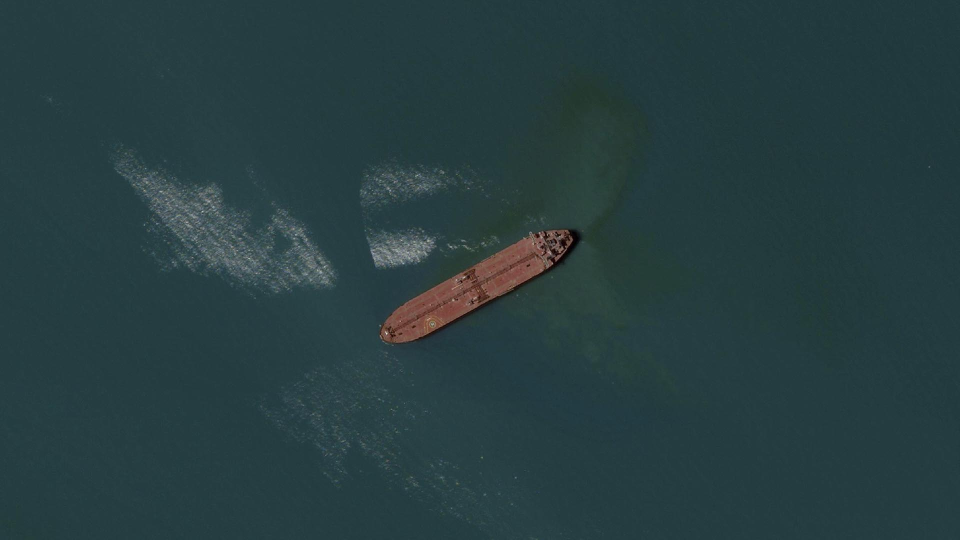
#> input picture images/Image20260526184702.jpg, 1920 x 1080 px (shown at 1/2 size)
$ python -i detection.py   (imports and definitions only)
#> lines starting #> are read from the running program, lines starting #| are printed output that depends on the picture; after the words box and inside, x2 and y2 are one past the last pixel; in counts of white or black regions, pixels touching at a corner belong together
"""Part A — OpenCV-based ship detection helpers."""

from __future__ import annotations

import cv2
import numpy as np

COLORS = [
    "#FF4444",
    "#44FF88",
    "#4488FF",
    "#FFAA00",
    "#FF44FF",
    "#00FFFF",
    "#FF8800",
    "#88FF00",
    "#FF0088",
    "#00FF88",
    "#8800FF",
    "#FFFF00",
    "#00FFFF",
    "#FF4444",
    "#44FF88",
    "#4488FF",
]


# [116 lines left out: functions detect_ships, auto_params, crop_ship, not called in this run]


def nms_ships(ships: list[dict], iou_thresh: float = 0.3) -> list[dict]:
    """Non-maximum suppression: discard bboxes with IoU > iou_thresh."""
    if len(ships) < 2:
        return ships
    keep = []
    used: set[int] = set()
    for i, a in enumerate(ships):
        if i in used:
            continue
        xa, ya, wa, ha = a["bbox"]
        for j, b in enumerate(ships[i + 1 :], i + 1):
            xb, yb, wb, hb = b["bbox"]
            ix = max(0, min(xa + wa, xb + wb) - max(xa, xb))
            iy = max(0, min(ya + ha, yb + hb) - max(ya, yb))
            inter = ix * iy
            union = wa * ha + wb * hb - inter
            if union > 0 and inter / union > iou_thresh:
                used.add(j)
        keep.append(a)
    for i, ship in enumerate(keep):
        ship["id"] = i + 1
        ship["label"] = f"Ship {i + 1}"
    return keep


# [45 lines left out: function auto_params_v2, not called in this run]


def detect_ships_v2(
    img_rgb: np.ndarray,
    min_area: float = 250,
    max_area: float = 8300,
    min_aspect: float = 1.0,
    max_aspect: float = 16.50,
    use_sat: bool = False,
    use_canny: bool = True,
    use_lab: bool = True,
    kernel_open: int = 3,
    kernel_close: int = 7,
    nms_iou: float = 0.6,
) -> tuple[list[dict], np.ndarray]:
    """
    Improved ship detection pipeline v2.

    Changes vs v1
    -------------
    - CLAHE + Otsu instead of fixed-percentile threshold
    - Canny edge detection combined with the brightness mask
    - Asymmetric morphological kernels (open < close) + final dilate
    - Cloud / neutral-background exclusion via LAB colour space
    - NMS to remove duplicate bounding boxes for the same ship
    """
#> called with min_area = 250, max_area = 8300, min_aspect = 1, max_aspect = 16.5, use_sat = False, use_canny = True, use_lab = True, kernel_open = 3
    img_bgr = cv2.cvtColor(img_rgb, cv2.COLOR_RGB2BGR)
#> img_bgr is the input picture: shape (1080, 1920, 3); mean B, G, R 64.7, 61.8, 39.1
    hsv = cv2.cvtColor(img_bgr, cv2.COLOR_BGR2HSV)
#> hsv: shape (1080, 1920, 3); mean H, S, V 91.7, 107.1, 65.8
    v = hsv[:, :, 2]
    s = hsv[:, :, 1]

    clahe = cv2.createCLAHE(clipLimit=2.0, tileGridSize=(8, 8))
    v_eq = clahe.apply(v)
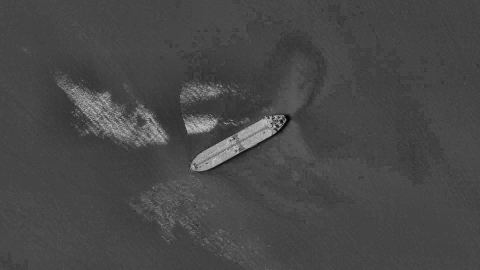
#> v_eq: shape (1080, 1920) (shown at 1/4 size); min 1, max 255, mean 71.5
    _, mask_v = cv2.threshold(v_eq, 0, 255, cv2.THRESH_BINARY + cv2.THRESH_OTSU)
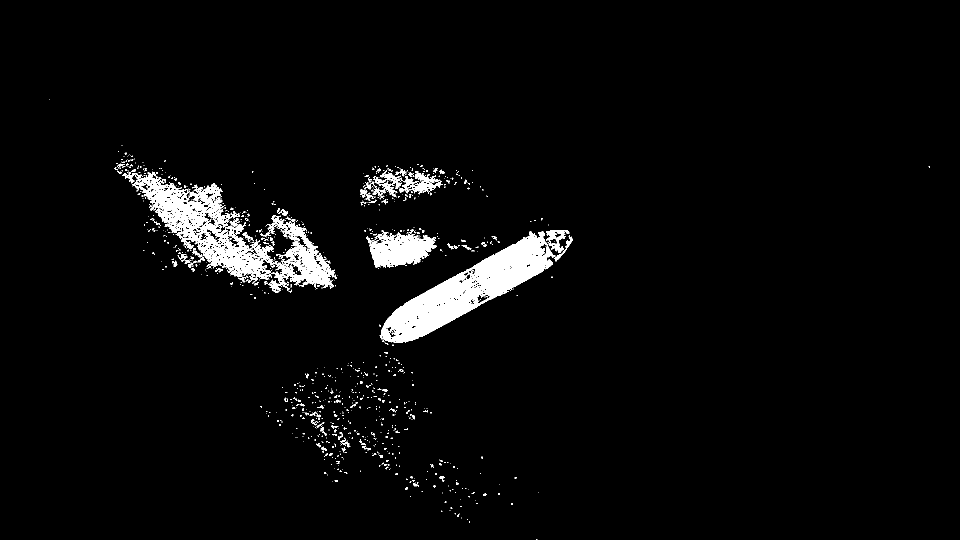
#> mask_v: shape (1080, 1920) (shown at 1/2 size); 3.3% white; 1015 white regions (908 under 20 px), largest, box (x1, y1, x2, y2) and area: (759, 463, 1145, 686) 25719, (245, 338, 674, 586) 25594, (739, 460, 873, 536) 6047

    if use_sat:
        thresh_s = np.percentile(s.astype(float), 92)
        mask_s = (s > thresh_s).astype(np.uint8) * 255
        mask = cv2.bitwise_or(mask_v, mask_s)
    else:
        mask = mask_v

    if use_canny:
        blur = cv2.GaussianBlur(v, (5, 5), 0)
        edges = cv2.Canny(blur, 30, 100)
#> edges: shape (1080, 1920); 0.95% white in thin lines or dots, all inside (x1, y1, x2, y2) = (227, 305, 1861, 1019)
        mask = cv2.bitwise_or(mask, edges)
#> mask: shape (1080, 1920); 3.6% white; 907 white regions (807 under 20 px), largest, box (x1, y1, x2, y2) and area: (227, 333, 674, 586) 28408, (759, 459, 1146, 690) 28073, (733, 456, 874, 536) 6476

    if use_lab:
        lab = cv2.cvtColor(img_bgr, cv2.COLOR_BGR2LAB)
#> lab: shape (1080, 1920, 3); mean of channels 0, 1, 2 62.3, 120.2, 123.6
        a_ch = lab[:, :, 1].astype(int)
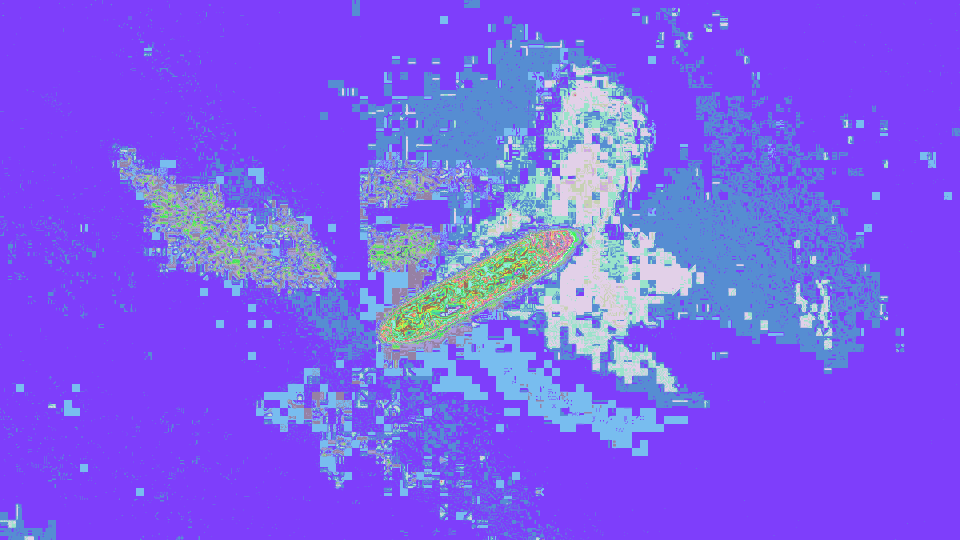
#> a_ch: shape (1080, 1920) int64 (shown at 1/2 size); 43 distinct labels, from 113 to 155; one colour per label, 0 black
        b_ch = lab[:, :, 2].astype(int)
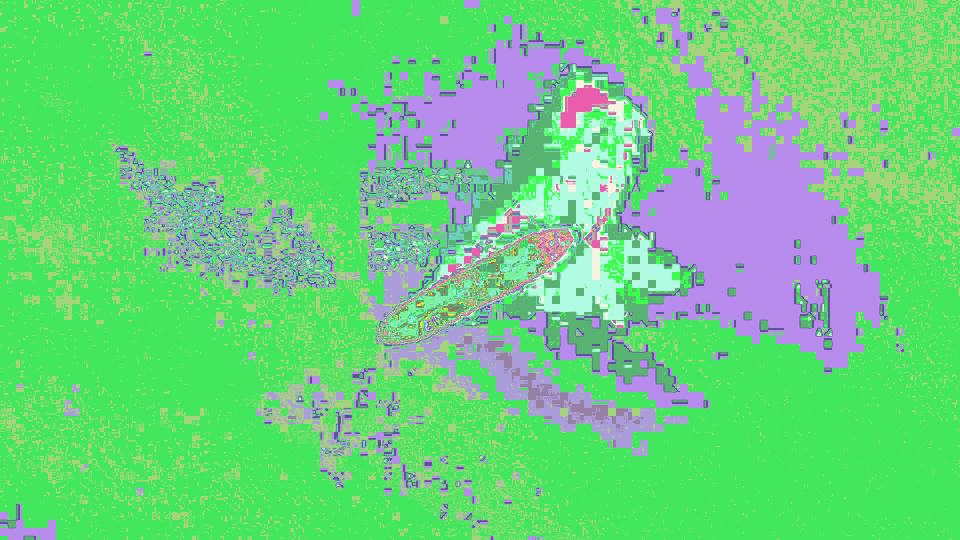
#> b_ch: shape (1080, 1920) int64 (shown at 1/2 size); 47 distinct labels, from 111 to 157; one colour per label, 0 black
        color_score = np.abs(a_ch - 128) + np.abs(b_ch - 128)
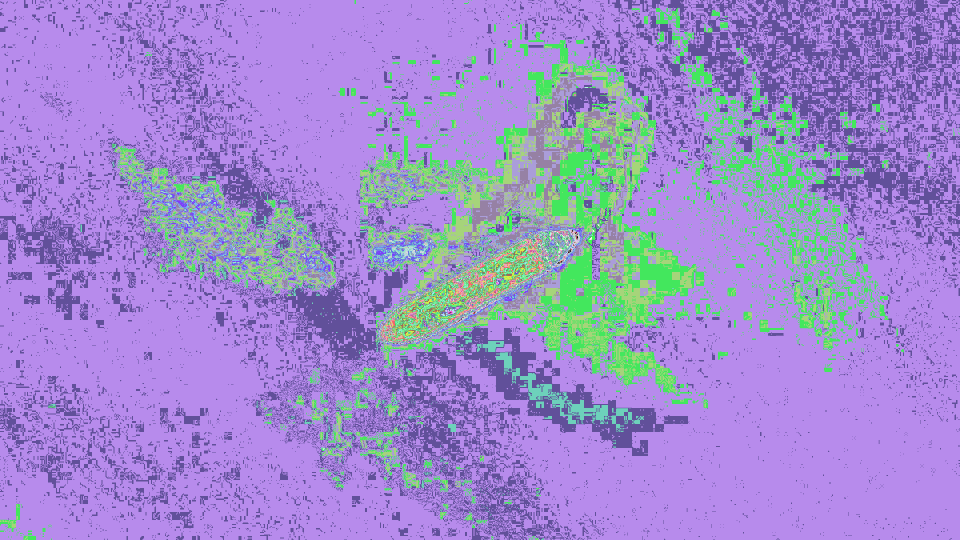
#> color_score: shape (1080, 1920) int64 (shown at 1/2 size); 44 distinct labels, from 0 to 43; one colour per label, 0 black
        mask_color = (color_score > 12).astype(np.uint8) * 255
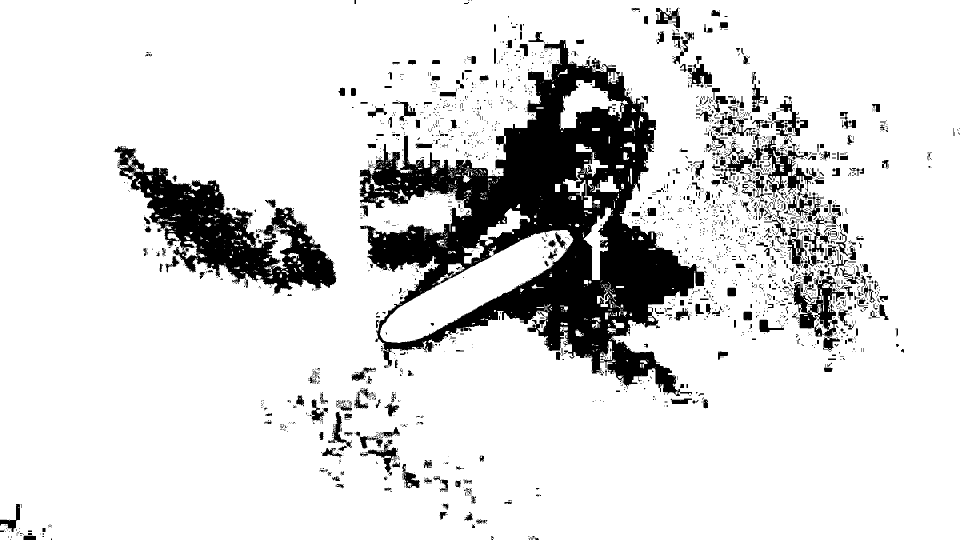
#> mask_color: shape (1080, 1920) (shown at 1/2 size); 85.9% white; 2454 black regions (2056 under 20 px), largest, box (x1, y1, x2, y2) and area: (719, 80, 1409, 792) 179351, (227, 292, 673, 589) 42981, (1423, 237, 1682, 512) 10622
        mask = cv2.bitwise_and(mask, mask_color)
#> mask: shape (1080, 1920); 1.7% white; 1159 white regions (1052 under 20 px), largest, box (x1, y1, x2, y2) and area: (760, 464, 1107, 686) 25699, (1091, 460, 1146, 523) 1300, (531, 566, 554, 577) 110

    k_open = np.ones((kernel_open, kernel_open), np.uint8)
    k_close = np.ones((kernel_close, kernel_close), np.uint8)
    mask = cv2.morphologyEx(mask, cv2.MORPH_OPEN, k_open)
#> mask: shape (1080, 1920); 1.4% white; 144 white regions (109 under 20 px), largest, box (x1, y1, x2, y2) and area: (762, 465, 1105, 686) 25222, (1092, 460, 1132, 481) 489, (1102, 483, 1128, 506) 229
    mask = cv2.morphologyEx(mask, cv2.MORPH_CLOSE, k_close)
#> mask: shape (1080, 1920); 1.5% white; 122 white regions (89 under 20 px), largest, box (x1, y1, x2, y2) and area: (762, 460, 1146, 686) 28331, (543, 566, 554, 583) 98, (589, 520, 602, 538) 85
    mask = cv2.dilate(mask, np.ones((3, 3), np.uint8), iterations=1)
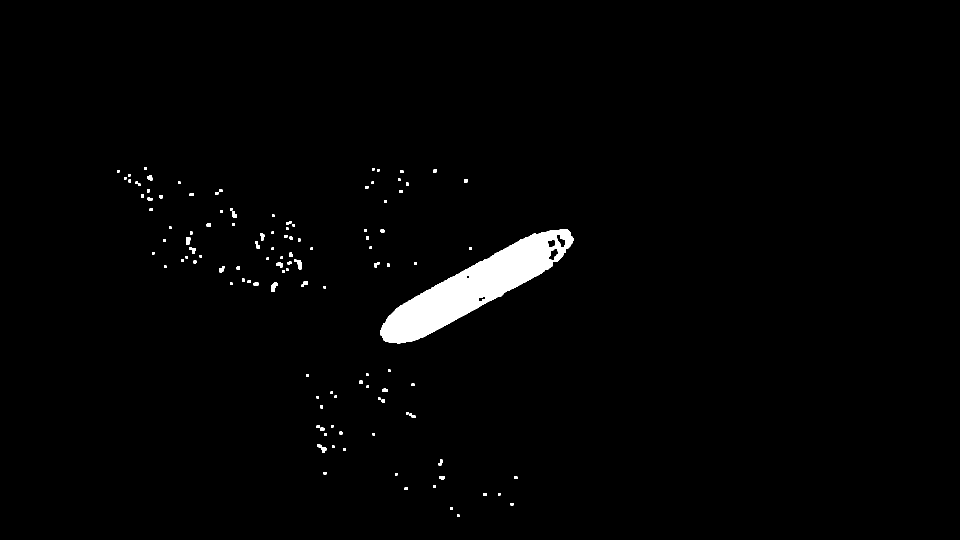
#> mask: shape (1080, 1920) (shown at 1/2 size); 1.7% white; 117 white regions

    contours, _ = cv2.findContours(mask, cv2.RETR_EXTERNAL, cv2.CHAIN_APPROX_SIMPLE)
#> contours = 117 contours, 40 with area under 20; largest, box (x1, y1, x2, y2) and area: (761, 459, 1147, 687) 30176, (542, 565, 555, 584) 132, (588, 519, 603, 539) 120, (634, 888, 653, 906) 116, (372, 474, 381, 489) 94
    ships: list[dict] = []
    for contour in contours:
        area = cv2.contourArea(contour)
        if not (min_area <= area <= max_area):
            continue
        x, y, w, h = cv2.boundingRect(contour)
        long_side = max(w, h)
        short_side = max(min(w, h), 1)
        aspect = long_side / short_side
        if not (min_aspect <= aspect <= max_aspect):
            continue
        if long_side < 8:
            continue
        ships.append({"bbox": (x, y, w, h), "area": round(area, 1), "aspect": round(aspect, 2)})
#> this loop made 117 passes
#> area on passes 5, 9, 12, 15, 18, 19, 21, 22: 34, 60, 49.5, 116, 24.5, 40, 24.5, 51
#> after the loop, ships = []

    ships.sort(key=lambda ship: -ship["area"])
    ships = nms_ships(ships, iou_thresh=nms_iou)

    return ships, mask

>>> import cv2
>>> picture = cv2.cvtColor(cv2.imread('../../images/Image20260526184702.jpg'), cv2.COLOR_BGR2RGB)
>>> result = detect_ships_v2(picture)

$ run again, on images/Image20260526184857.jpg
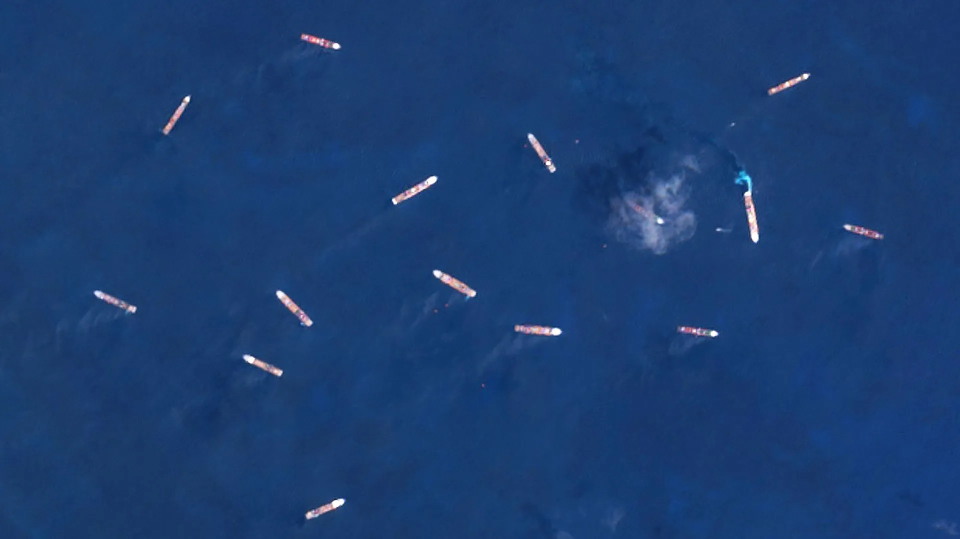
#> input picture images/Image20260526184857.jpg, 1920 x 1078 px (shown at 1/2 size)
#> in detect_ships_v2, img_bgr is the input picture: shape (1078, 1920, 3); mean B, G, R 113.6, 62, 27.4
#> hsv: shape (1078, 1920, 3); mean H, S, V 108.1, 195.1, 113.7
#> mask_v: shape (1078, 1920); 1.4% white; 78 white regions (48 under 20 px), largest, box (x1, y1, x2, y2) and area: (1250, 340, 1389, 507) 9876, (1468, 328, 1518, 488) 2456, (865, 539, 953, 601) 1511
#> edges: shape (1078, 1920); 0.25% white in thin lines or dots, all inside (x1, y1, x2, y2) = (188, 69, 1769, 1038)
#> lab: shape (1078, 1920, 3); mean of channels 0, 1, 2 67.4, 135.3, 94.6
#> a_ch: shape (1078, 1920) int64; 84 distinct labels, from 94 to 178
#> in detect_ships_v2, `b_ch = lab[:, :, 2].astype(int)`:
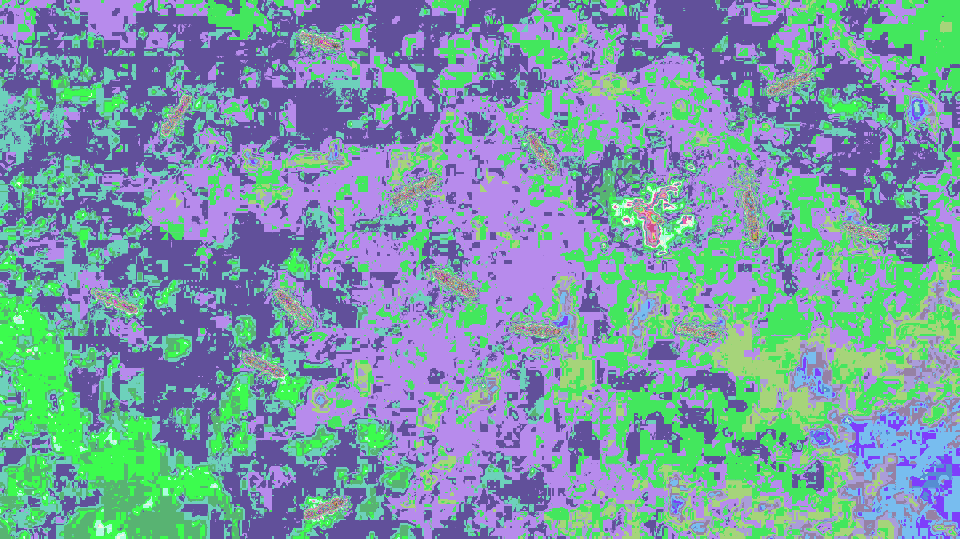
#> b_ch: shape (1078, 1920) int64 (shown at 1/2 size); 70 distinct labels, from 81 to 152; one colour per label, 0 black
#> mask_color: shape (1078, 1920); 99.8% white; 95 black regions (61 under 20 px), largest, box (x1, y1, x2, y2) and area: (1502, 444, 1516, 483) 313, (663, 998, 688, 1016) 277, (851, 353, 873, 370) 241
#> in detect_ships_v2, `mask = cv2.dilate(mask, np.ones((3, 3), np.uint8), iterations=1)`:
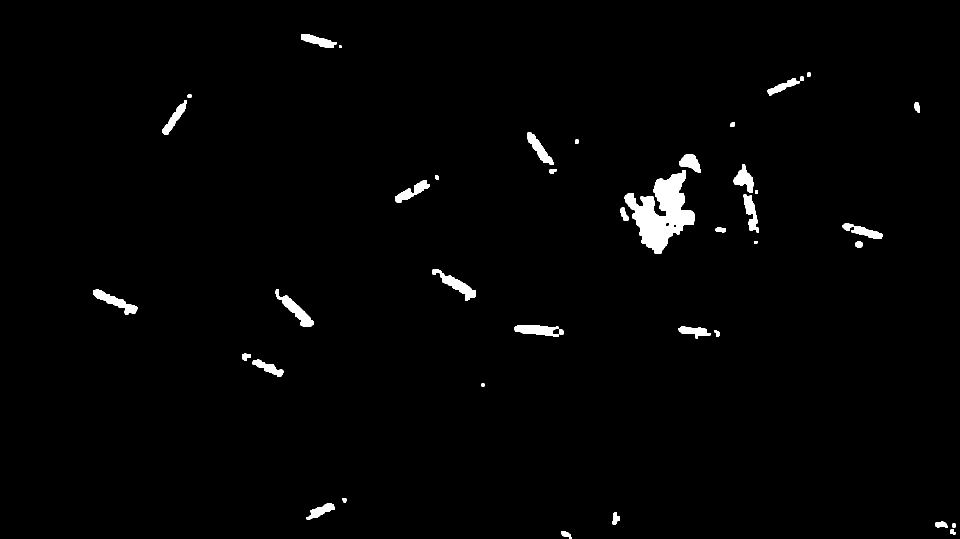
#> mask: shape (1078, 1920) (shown at 1/2 size); 1.5% white; 42 white regions
#> contours = 42 contours, 1 with area under 20; largest, box (x1, y1, x2, y2) and area: (1249, 340, 1390, 508) 10981, (551, 579, 628, 654) 1506, (864, 538, 951, 602) 1435, (186, 579, 275, 630) 1366, (1029, 650, 1118, 673) 1284
#> the loop in detect_ships_v2, `for contour in contours:` made 42 passes
#> area on passes 1, 2, 3, 4, 5, 7, 10, 11: 157, 71, 40, 197, 198.5, 49, 156.5, 74
#> after the loop in detect_ships_v2, `for contour in contours:`: ships = 16 items
#> the loop in nms_ships, `for i, a in enumerate(ships):` made 16 passes
#> (a, xa, ya, wa, ha) on passes 1, 2, 3, 5, 6: ({'bbox': (551, 579, 77, 75), 'area': 1505.5, 'aspect': 1.03}, 551, 579, 77, 75), ({'bbox': (864, 538, 87, 64), 'area': 1435, 'aspect': 1.36}, 864, 538, 87, 64), ({'bbox': (186, 579, 89, 51), 'area': 1366.5, 'aspect': 1.75}, 186, 579, 89, 51), ({'bbox': (1054, 264, 54, 66), 'area': 1101, 'aspect': 1.22}, 1054, 264, 54, 66), ({'bbox': (1467, 328, 40, 58), 'area': 1062, 'aspect': 1.45}, 1467, 328, 40, 58)
#> after the loop in nms_ships, `for i, a in enumerate(ships):`: used = 0 items
#> the loop in nms_ships, `for i, ship in enumerate(keep):` made 16 passes
